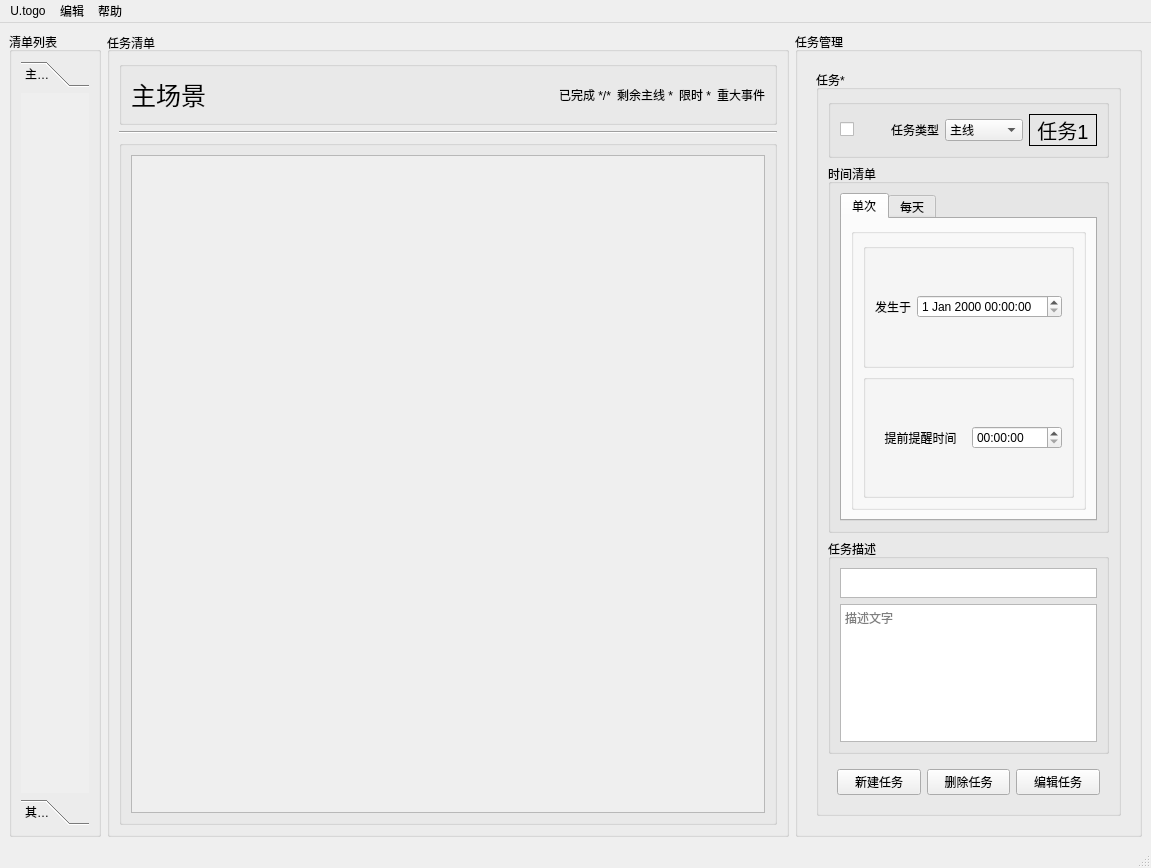
<?xml version="1.0" encoding="UTF-8"?>
<ui version="4.0">
 <class>MainWindow</class>
 <widget class="QMainWindow" name="MainWindow">
  <property name="geometry">
   <rect>
    <x>0</x>
    <y>0</y>
    <width>1151</width>
    <height>868</height>
   </rect>
  </property>
  <property name="windowTitle">
   <string>MainWindow</string>
  </property>
  <widget class="QWidget" name="centralwidget">
   <layout class="QHBoxLayout" name="horizontalLayout_4">
    <item>
     <widget class="QGroupBox" name="groupBoxActList">
      <property name="sizePolicy">
       <sizepolicy hsizetype="Maximum" vsizetype="Preferred">
        <horstretch>0</horstretch>
        <verstretch>0</verstretch>
       </sizepolicy>
      </property>
      <property name="maximumSize">
       <size>
        <width>400</width>
        <height>16777215</height>
       </size>
      </property>
      <property name="title">
       <string>清单列表</string>
      </property>
      <layout class="QHBoxLayout" name="horizontalLayout_2">
       <item>
        <widget class="QToolBox" name="toolBox">
         <property name="currentIndex">
          <number>0</number>
         </property>
         <widget class="QWidget" name="page">
          <property name="geometry">
           <rect>
            <x>0</x>
            <y>0</y>
            <width>68</width>
            <height>687</height>
           </rect>
          </property>
          <attribute name="label">
           <string>主场景</string>
          </attribute>
         </widget>
         <widget class="QWidget" name="page_2">
          <property name="geometry">
           <rect>
            <x>0</x>
            <y>0</y>
            <width>68</width>
            <height>687</height>
           </rect>
          </property>
          <attribute name="label">
           <string>其他位置</string>
          </attribute>
         </widget>
        </widget>
       </item>
      </layout>
     </widget>
    </item>
    <item>
     <widget class="QGroupBox" name="groupBoxMainScene">
      <property name="sizePolicy">
       <sizepolicy hsizetype="Expanding" vsizetype="Preferred">
        <horstretch>0</horstretch>
        <verstretch>0</verstretch>
       </sizepolicy>
      </property>
      <property name="minimumSize">
       <size>
        <width>0</width>
        <height>0</height>
       </size>
      </property>
      <property name="title">
       <string>任务清单</string>
      </property>
      <property name="alignment">
       <set>Qt::AlignLeading|Qt::AlignLeft|Qt::AlignVCenter</set>
      </property>
      <property name="flat">
       <bool>false</bool>
      </property>
      <property name="checkable">
       <bool>false</bool>
      </property>
      <layout class="QVBoxLayout" name="verticalLayout" stretch="0,0,0">
       <item>
        <widget class="QGroupBox" name="groupBox">
         <property name="maximumSize">
          <size>
           <width>16777215</width>
           <height>100</height>
          </size>
         </property>
         <property name="title">
          <string/>
         </property>
         <layout class="QHBoxLayout" name="horizontalLayout_3">
          <item>
           <widget class="QLabel" name="label_sceneName">
            <property name="sizePolicy">
             <sizepolicy hsizetype="Expanding" vsizetype="Preferred">
              <horstretch>0</horstretch>
              <verstretch>0</verstretch>
             </sizepolicy>
            </property>
            <property name="font">
             <font>
              <pointsize>19</pointsize>
             </font>
            </property>
            <property name="text">
             <string>主场景</string>
            </property>
            <property name="textFormat">
             <enum>Qt::AutoText</enum>
            </property>
           </widget>
          </item>
          <item>
           <widget class="QLabel" name="label_hasOwari">
            <property name="text">
             <string>已完成 */*</string>
            </property>
           </widget>
          </item>
          <item>
           <widget class="QLabel" name="label_nokorimainTask">
            <property name="text">
             <string>剩余主线 *</string>
            </property>
           </widget>
          </item>
          <item>
           <widget class="QLabel" name="label_nokoriLimitedTask">
            <property name="text">
             <string>限时 *</string>
            </property>
           </widget>
          </item>
          <item>
           <widget class="QLabel" name="label_nokoriImpTask">
            <property name="text">
             <string>重大事件</string>
            </property>
           </widget>
          </item>
         </layout>
        </widget>
       </item>
       <item>
        <widget class="Line" name="line">
         <property name="orientation">
          <enum>Qt::Horizontal</enum>
         </property>
        </widget>
       </item>
       <item>
        <widget class="QGroupBox" name="groupBox_2">
         <property name="title">
          <string/>
         </property>
         <layout class="QVBoxLayout" name="verticalLayout_11">
          <item>
           <widget class="QScrollArea" name="tasksViewScrollArea">
            <property name="widgetResizable">
             <bool>true</bool>
            </property>
            <property name="alignment">
             <set>Qt::AlignLeading|Qt::AlignLeft|Qt::AlignTop</set>
            </property>
            <widget class="QWidget" name="taskViewerWidgetContents">
             <property name="geometry">
              <rect>
               <x>0</x>
               <y>0</y>
               <width>610</width>
               <height>651</height>
              </rect>
             </property>
             <layout class="QHBoxLayout" name="horizontalLayout">
              <item>
               <layout class="QVBoxLayout" name="taskListVerticalLayout"/>
              </item>
             </layout>
            </widget>
           </widget>
          </item>
         </layout>
        </widget>
       </item>
      </layout>
     </widget>
    </item>
    <item>
     <widget class="QGroupBox" name="groupBox_29">
      <property name="sizePolicy">
       <sizepolicy hsizetype="Maximum" vsizetype="Preferred">
        <horstretch>0</horstretch>
        <verstretch>0</verstretch>
       </sizepolicy>
      </property>
      <property name="title">
       <string>任务管理</string>
      </property>
      <layout class="QVBoxLayout" name="verticalLayout_22">
       <item>
        <widget class="QStackedWidget" name="taskEditorStack">
         <property name="sizePolicy">
          <sizepolicy hsizetype="Preferred" vsizetype="Preferred">
           <horstretch>0</horstretch>
           <verstretch>0</verstretch>
          </sizepolicy>
         </property>
         <property name="maximumSize">
          <size>
           <width>114514</width>
           <height>16777215</height>
          </size>
         </property>
         <property name="currentIndex">
          <number>1</number>
         </property>
         <widget class="QWidget" name="addTaskPage">
          <layout class="QVBoxLayout" name="verticalLayout_12">
           <item>
            <widget class="QGroupBox" name="groupBox_3">
             <property name="sizePolicy">
              <sizepolicy hsizetype="Minimum" vsizetype="Preferred">
               <horstretch>0</horstretch>
               <verstretch>0</verstretch>
              </sizepolicy>
             </property>
             <property name="maximumSize">
              <size>
               <width>400</width>
               <height>16777215</height>
              </size>
             </property>
             <property name="title">
              <string>添加任务</string>
             </property>
             <layout class="QVBoxLayout" name="verticalLayout_2">
              <item>
               <widget class="QGroupBox" name="groupBox_4">
                <property name="title">
                 <string/>
                </property>
                <layout class="QHBoxLayout" name="horizontalLayout_5">
                 <item>
                  <widget class="QCheckBox" name="isDoneCheckBox">
                   <property name="maximumSize">
                    <size>
                     <width>25</width>
                     <height>16777215</height>
                    </size>
                   </property>
                   <property name="text">
                    <string/>
                   </property>
                   <property name="checked">
                    <bool>false</bool>
                   </property>
                  </widget>
                 </item>
                 <item>
                  <widget class="QLabel" name="label_7">
                   <property name="maximumSize">
                    <size>
                     <width>80</width>
                     <height>16777215</height>
                    </size>
                   </property>
                   <property name="text">
                    <string>任务类型</string>
                   </property>
                   <property name="alignment">
                    <set>Qt::AlignRight|Qt::AlignTrailing|Qt::AlignVCenter</set>
                   </property>
                  </widget>
                 </item>
                 <item>
                  <widget class="QComboBox" name="taskTypeComboBox">
                   <property name="maximumSize">
                    <size>
                     <width>100</width>
                     <height>16777215</height>
                    </size>
                   </property>
                   <item>
                    <property name="text">
                     <string>主线</string>
                    </property>
                   </item>
                   <item>
                    <property name="text">
                     <string>限时</string>
                    </property>
                   </item>
                   <item>
                    <property name="text">
                     <string>重大事件</string>
                    </property>
                   </item>
                  </widget>
                 </item>
                 <item>
                  <widget class="QLabel" name="label_6">
                   <property name="sizePolicy">
                    <sizepolicy hsizetype="Preferred" vsizetype="Preferred">
                     <horstretch>0</horstretch>
                     <verstretch>0</verstretch>
                    </sizepolicy>
                   </property>
                   <property name="font">
                    <font>
                     <pointsize>15</pointsize>
                    </font>
                   </property>
                   <property name="inputMethodHints">
                    <set>Qt::ImhNone</set>
                   </property>
                   <property name="frameShape">
                    <enum>QFrame::Panel</enum>
                   </property>
                   <property name="text">
                    <string>新任务</string>
                   </property>
                   <property name="alignment">
                    <set>Qt::AlignCenter</set>
                   </property>
                  </widget>
                 </item>
                </layout>
               </widget>
              </item>
              <item>
               <widget class="QGroupBox" name="groupBox_5">
                <property name="title">
                 <string>时间清单</string>
                </property>
                <layout class="QVBoxLayout" name="verticalLayout_18">
                 <item>
                  <widget class="QTabWidget" name="timetabWidget">
                   <property name="currentIndex">
                    <number>0</number>
                   </property>
                   <widget class="QWidget" name="tab_2">
                    <attribute name="title">
                     <string>单次</string>
                    </attribute>
                    <layout class="QVBoxLayout" name="verticalLayout_5">
                     <item>
                      <widget class="QGroupBox" name="groupBox_9">
                       <property name="title">
                        <string/>
                       </property>
                       <layout class="QVBoxLayout" name="verticalLayout_6">
                        <item>
                         <widget class="QGroupBox" name="groupBox_11">
                          <property name="title">
                           <string/>
                          </property>
                          <layout class="QHBoxLayout" name="horizontalLayout_10">
                           <item>
                            <widget class="QLabel" name="label_11">
                             <property name="text">
                              <string>发生于</string>
                             </property>
                             <property name="alignment">
                              <set>Qt::AlignCenter</set>
                             </property>
                            </widget>
                           </item>
                           <item>
                            <widget class="QDateTimeEdit" name="occurdateTimeEdit"/>
                           </item>
                          </layout>
                         </widget>
                        </item>
                        <item>
                         <widget class="QGroupBox" name="groupBox_10">
                          <property name="title">
                           <string/>
                          </property>
                          <property name="flat">
                           <bool>false</bool>
                          </property>
                          <property name="checkable">
                           <bool>false</bool>
                          </property>
                          <layout class="QHBoxLayout" name="horizontalLayout_7">
                           <item>
                            <widget class="QLabel" name="label_10">
                             <property name="text">
                              <string>提前提醒时间</string>
                             </property>
                             <property name="alignment">
                              <set>Qt::AlignCenter</set>
                             </property>
                            </widget>
                           </item>
                           <item>
                            <widget class="QTimeEdit" name="notftimeEdit"/>
                           </item>
                          </layout>
                         </widget>
                        </item>
                       </layout>
                      </widget>
                     </item>
                    </layout>
                   </widget>
                   <widget class="QWidget" name="tab_3">
                    <attribute name="title">
                     <string>每天</string>
                    </attribute>
                    <layout class="QVBoxLayout" name="verticalLayout_8">
                     <item>
                      <widget class="QGroupBox" name="groupBox_13">
                       <property name="title">
                        <string/>
                       </property>
                       <layout class="QVBoxLayout" name="verticalLayout_9">
                        <item>
                         <widget class="QGroupBox" name="groupBox_14">
                          <property name="title">
                           <string/>
                          </property>
                          <layout class="QHBoxLayout" name="horizontalLayout_11">
                           <item>
                            <widget class="QLabel" name="label_12">
                             <property name="sizePolicy">
                              <sizepolicy hsizetype="Maximum" vsizetype="Preferred">
                               <horstretch>0</horstretch>
                               <verstretch>0</verstretch>
                              </sizepolicy>
                             </property>
                             <property name="text">
                              <string>天</string>
                             </property>
                             <property name="alignment">
                              <set>Qt::AlignCenter</set>
                             </property>
                            </widget>
                           </item>
                           <item>
                            <widget class="QScrollArea" name="scrollArea">
                             <property name="sizePolicy">
                              <sizepolicy hsizetype="Preferred" vsizetype="Expanding">
                               <horstretch>0</horstretch>
                               <verstretch>0</verstretch>
                              </sizepolicy>
                             </property>
                             <property name="horizontalScrollBarPolicy">
                              <enum>Qt::ScrollBarAlwaysOff</enum>
                             </property>
                             <property name="widgetResizable">
                              <bool>true</bool>
                             </property>
                             <widget class="QWidget" name="scrollAreaWidgetContents">
                              <property name="geometry">
                               <rect>
                                <x>0</x>
                                <y>0</y>
                                <width>88</width>
                                <height>236</height>
                               </rect>
                              </property>
                              <layout class="QVBoxLayout" name="verticalLayout_4">
                               <item>
                                <widget class="QCheckBox" name="mon">
                                 <property name="text">
                                  <string>星期一</string>
                                 </property>
                                </widget>
                               </item>
                               <item>
                                <widget class="QCheckBox" name="tue">
                                 <property name="text">
                                  <string>星期二</string>
                                 </property>
                                </widget>
                               </item>
                               <item>
                                <widget class="QCheckBox" name="wed">
                                 <property name="text">
                                  <string>星期三</string>
                                 </property>
                                </widget>
                               </item>
                               <item>
                                <widget class="QCheckBox" name="thu">
                                 <property name="text">
                                  <string>星期四</string>
                                 </property>
                                </widget>
                               </item>
                               <item>
                                <widget class="QCheckBox" name="fri">
                                 <property name="text">
                                  <string>星期五</string>
                                 </property>
                                </widget>
                               </item>
                               <item>
                                <widget class="QCheckBox" name="sat">
                                 <property name="text">
                                  <string>星期六</string>
                                 </property>
                                </widget>
                               </item>
                               <item>
                                <widget class="QCheckBox" name="sun">
                                 <property name="text">
                                  <string>星期日</string>
                                 </property>
                                </widget>
                               </item>
                              </layout>
                             </widget>
                            </widget>
                           </item>
                          </layout>
                         </widget>
                        </item>
                        <item>
                         <widget class="QGroupBox" name="groupBox_15">
                          <property name="title">
                           <string/>
                          </property>
                          <layout class="QHBoxLayout" name="horizontalLayout_12">
                           <item>
                            <widget class="QLabel" name="label_13">
                             <property name="text">
                              <string>时间</string>
                             </property>
                             <property name="alignment">
                              <set>Qt::AlignCenter</set>
                             </property>
                            </widget>
                           </item>
                           <item>
                            <widget class="QTimeEdit" name="mainichitimeEdit"/>
                           </item>
                          </layout>
                         </widget>
                        </item>
                       </layout>
                      </widget>
                     </item>
                    </layout>
                   </widget>
                  </widget>
                 </item>
                </layout>
               </widget>
              </item>
              <item>
               <widget class="QGroupBox" name="groupBox_6">
                <property name="title">
                 <string>任务描述</string>
                </property>
                <layout class="QVBoxLayout" name="verticalLayout_10">
                 <item>
                  <widget class="QPlainTextEdit" name="taskNamePlainTextEdit">
                   <property name="maximumSize">
                    <size>
                     <width>16777215</width>
                     <height>30</height>
                    </size>
                   </property>
                   <property name="inputMethodHints">
                    <set>Qt::ImhNone</set>
                   </property>
                   <property name="verticalScrollBarPolicy">
                    <enum>Qt::ScrollBarAlwaysOff</enum>
                   </property>
                   <property name="horizontalScrollBarPolicy">
                    <enum>Qt::ScrollBarAlwaysOff</enum>
                   </property>
                   <property name="sizeAdjustPolicy">
                    <enum>QAbstractScrollArea::AdjustToContents</enum>
                   </property>
                   <property name="plainText">
                    <string/>
                   </property>
                   <property name="placeholderText">
                    <string>任务名称</string>
                   </property>
                  </widget>
                 </item>
                 <item>
                  <widget class="QTextEdit" name="taskDesTextEdit">
                   <property name="readOnly">
                    <bool>false</bool>
                   </property>
                   <property name="markdown">
                    <string/>
                   </property>
                   <property name="html">
                    <string>&lt;!DOCTYPE HTML PUBLIC &quot;-//W3C//DTD HTML 4.0//EN&quot; &quot;http://www.w3.org/TR/REC-html40/strict.dtd&quot;&gt;
&lt;html&gt;&lt;head&gt;&lt;meta name=&quot;qrichtext&quot; content=&quot;1&quot; /&gt;&lt;meta charset=&quot;utf-8&quot; /&gt;&lt;style type=&quot;text/css&quot;&gt;
p, li { white-space: pre-wrap; }
hr { height: 1px; border-width: 0; }
li.unchecked::marker { content: &quot;\2610&quot;; }
li.checked::marker { content: &quot;\2612&quot;; }
&lt;/style&gt;&lt;/head&gt;&lt;body style=&quot; font-family:'霞鹜文楷'; font-size:11pt; font-weight:400; font-style:normal;&quot;&gt;
&lt;p style=&quot;-qt-paragraph-type:empty; margin-top:0px; margin-bottom:0px; margin-left:0px; margin-right:0px; -qt-block-indent:0; text-indent:0px; font-family:'SimSun'; font-size:9pt;&quot;&gt;&lt;br /&gt;&lt;/p&gt;&lt;/body&gt;&lt;/html&gt;</string>
                   </property>
                   <property name="placeholderText">
                    <string>描述文字</string>
                   </property>
                  </widget>
                 </item>
                </layout>
               </widget>
              </item>
              <item>
               <widget class="QWidget" name="widget_2" native="true">
                <layout class="QHBoxLayout" name="horizontalLayout_21">
                 <item>
                  <widget class="QPushButton" name="confirmButton">
                   <property name="text">
                    <string>写入新任务</string>
                   </property>
                  </widget>
                 </item>
                 <item>
                  <widget class="QPushButton" name="backToEditButton">
                   <property name="text">
                    <string>任务管理</string>
                   </property>
                  </widget>
                 </item>
                </layout>
               </widget>
              </item>
             </layout>
            </widget>
           </item>
          </layout>
         </widget>
         <widget class="QWidget" name="editTaskPage">
          <layout class="QHBoxLayout" name="horizontalLayout_19">
           <item>
            <widget class="QGroupBox" name="groupBox_16">
             <property name="sizePolicy">
              <sizepolicy hsizetype="Minimum" vsizetype="Preferred">
               <horstretch>0</horstretch>
               <verstretch>0</verstretch>
              </sizepolicy>
             </property>
             <property name="maximumSize">
              <size>
               <width>114514</width>
               <height>16777215</height>
              </size>
             </property>
             <property name="title">
              <string>任务*</string>
             </property>
             <layout class="QVBoxLayout" name="verticalLayout_13">
              <item>
               <widget class="QGroupBox" name="groupBox_17">
                <property name="title">
                 <string/>
                </property>
                <layout class="QHBoxLayout" name="horizontalLayout_6">
                 <item>
                  <widget class="QCheckBox" name="isDoneCheckBox_edit">
                   <property name="maximumSize">
                    <size>
                     <width>25</width>
                     <height>16777215</height>
                    </size>
                   </property>
                   <property name="text">
                    <string/>
                   </property>
                   <property name="checked">
                    <bool>false</bool>
                   </property>
                  </widget>
                 </item>
                 <item>
                  <widget class="QLabel" name="label_14">
                   <property name="maximumSize">
                    <size>
                     <width>80</width>
                     <height>16777215</height>
                    </size>
                   </property>
                   <property name="text">
                    <string>任务类型</string>
                   </property>
                   <property name="alignment">
                    <set>Qt::AlignRight|Qt::AlignTrailing|Qt::AlignVCenter</set>
                   </property>
                  </widget>
                 </item>
                 <item>
                  <widget class="QComboBox" name="taskTypeComboBox_edit">
                   <property name="maximumSize">
                    <size>
                     <width>100</width>
                     <height>16777215</height>
                    </size>
                   </property>
                   <item>
                    <property name="text">
                     <string>主线</string>
                    </property>
                   </item>
                   <item>
                    <property name="text">
                     <string>限时</string>
                    </property>
                   </item>
                   <item>
                    <property name="text">
                     <string>重大事件</string>
                    </property>
                   </item>
                  </widget>
                 </item>
                 <item>
                  <widget class="QLabel" name="tasknamelabel">
                   <property name="font">
                    <font>
                     <pointsize>15</pointsize>
                    </font>
                   </property>
                   <property name="frameShape">
                    <enum>QFrame::Panel</enum>
                   </property>
                   <property name="text">
                    <string>任务1</string>
                   </property>
                   <property name="alignment">
                    <set>Qt::AlignCenter</set>
                   </property>
                  </widget>
                 </item>
                </layout>
               </widget>
              </item>
              <item>
               <widget class="QGroupBox" name="groupBox_18">
                <property name="title">
                 <string>时间清单</string>
                </property>
                <layout class="QVBoxLayout" name="verticalLayout_3">
                 <item>
                  <widget class="QTabWidget" name="timetabWidget_edit">
                   <property name="currentIndex">
                    <number>0</number>
                   </property>
                   <widget class="QWidget" name="tab_4">
                    <attribute name="title">
                     <string>单次</string>
                    </attribute>
                    <layout class="QVBoxLayout" name="verticalLayout_7">
                     <item>
                      <widget class="QGroupBox" name="groupBox_12">
                       <property name="title">
                        <string/>
                       </property>
                       <layout class="QVBoxLayout" name="verticalLayout_14">
                        <item>
                         <widget class="QGroupBox" name="groupBox_19">
                          <property name="title">
                           <string/>
                          </property>
                          <layout class="QHBoxLayout" name="horizontalLayout_13">
                           <item>
                            <widget class="QLabel" name="label_15">
                             <property name="text">
                              <string>发生于</string>
                             </property>
                             <property name="alignment">
                              <set>Qt::AlignCenter</set>
                             </property>
                            </widget>
                           </item>
                           <item>
                            <widget class="QDateTimeEdit" name="occurdateTimeEdit_edit"/>
                           </item>
                          </layout>
                         </widget>
                        </item>
                        <item>
                         <widget class="QGroupBox" name="groupBox_20">
                          <property name="title">
                           <string/>
                          </property>
                          <property name="flat">
                           <bool>false</bool>
                          </property>
                          <property name="checkable">
                           <bool>false</bool>
                          </property>
                          <layout class="QHBoxLayout" name="horizontalLayout_8">
                           <item>
                            <widget class="QLabel" name="label_16">
                             <property name="text">
                              <string>提前提醒时间</string>
                             </property>
                             <property name="alignment">
                              <set>Qt::AlignCenter</set>
                             </property>
                            </widget>
                           </item>
                           <item>
                            <widget class="QTimeEdit" name="notftimeEdit_edit_2"/>
                           </item>
                          </layout>
                         </widget>
                        </item>
                       </layout>
                      </widget>
                     </item>
                    </layout>
                   </widget>
                   <widget class="QWidget" name="tab_5">
                    <attribute name="title">
                     <string>每天</string>
                    </attribute>
                    <layout class="QVBoxLayout" name="verticalLayout_15">
                     <item>
                      <widget class="QGroupBox" name="groupBox_21">
                       <property name="title">
                        <string/>
                       </property>
                       <layout class="QVBoxLayout" name="verticalLayout_16">
                        <item>
                         <widget class="QGroupBox" name="groupBox_22">
                          <property name="title">
                           <string/>
                          </property>
                          <layout class="QHBoxLayout" name="horizontalLayout_14">
                           <item>
                            <widget class="QLabel" name="label_17">
                             <property name="sizePolicy">
                              <sizepolicy hsizetype="Maximum" vsizetype="Preferred">
                               <horstretch>0</horstretch>
                               <verstretch>0</verstretch>
                              </sizepolicy>
                             </property>
                             <property name="text">
                              <string>天</string>
                             </property>
                             <property name="alignment">
                              <set>Qt::AlignCenter</set>
                             </property>
                            </widget>
                           </item>
                           <item>
                            <widget class="QScrollArea" name="scrollArea_2">
                             <property name="sizePolicy">
                              <sizepolicy hsizetype="Minimum" vsizetype="Expanding">
                               <horstretch>0</horstretch>
                               <verstretch>0</verstretch>
                              </sizepolicy>
                             </property>
                             <property name="horizontalScrollBarPolicy">
                              <enum>Qt::ScrollBarAlwaysOff</enum>
                             </property>
                             <property name="widgetResizable">
                              <bool>true</bool>
                             </property>
                             <widget class="QWidget" name="scrollAreaWidgetContents_2">
                              <property name="geometry">
                               <rect>
                                <x>0</x>
                                <y>0</y>
                                <width>172</width>
                                <height>236</height>
                               </rect>
                              </property>
                              <property name="sizePolicy">
                               <sizepolicy hsizetype="Minimum" vsizetype="Preferred">
                                <horstretch>0</horstretch>
                                <verstretch>0</verstretch>
                               </sizepolicy>
                              </property>
                              <layout class="QVBoxLayout" name="verticalLayout_17">
                               <item>
                                <widget class="QCheckBox" name="mon_e">
                                 <property name="text">
                                  <string>星期一</string>
                                 </property>
                                </widget>
                               </item>
                               <item>
                                <widget class="QCheckBox" name="tue_e">
                                 <property name="text">
                                  <string>星期二</string>
                                 </property>
                                </widget>
                               </item>
                               <item>
                                <widget class="QCheckBox" name="wed_e">
                                 <property name="text">
                                  <string>星期三</string>
                                 </property>
                                </widget>
                               </item>
                               <item>
                                <widget class="QCheckBox" name="thu_e">
                                 <property name="text">
                                  <string>星期四</string>
                                 </property>
                                </widget>
                               </item>
                               <item>
                                <widget class="QCheckBox" name="fri_e">
                                 <property name="text">
                                  <string>星期五</string>
                                 </property>
                                </widget>
                               </item>
                               <item>
                                <widget class="QCheckBox" name="sat_e">
                                 <property name="text">
                                  <string>星期六</string>
                                 </property>
                                </widget>
                               </item>
                               <item>
                                <widget class="QCheckBox" name="sun_e">
                                 <property name="text">
                                  <string>星期日</string>
                                 </property>
                                </widget>
                               </item>
                              </layout>
                             </widget>
                            </widget>
                           </item>
                          </layout>
                         </widget>
                        </item>
                        <item>
                         <widget class="QGroupBox" name="groupBox_23">
                          <property name="title">
                           <string/>
                          </property>
                          <layout class="QHBoxLayout" name="horizontalLayout_15">
                           <item>
                            <widget class="QLabel" name="lblTip_TIME">
                             <property name="text">
                              <string>时间</string>
                             </property>
                             <property name="alignment">
                              <set>Qt::AlignCenter</set>
                             </property>
                            </widget>
                           </item>
                           <item>
                            <widget class="QTimeEdit" name="mainichitimeEdit_edit"/>
                           </item>
                          </layout>
                         </widget>
                        </item>
                       </layout>
                      </widget>
                     </item>
                    </layout>
                   </widget>
                  </widget>
                 </item>
                </layout>
               </widget>
              </item>
              <item>
               <widget class="QGroupBox" name="groupBox_28">
                <property name="title">
                 <string>任务描述</string>
                </property>
                <layout class="QVBoxLayout" name="verticalLayout_21">
                 <item>
                  <widget class="QPlainTextEdit" name="taskNamePlainTextEdit_edit">
                   <property name="maximumSize">
                    <size>
                     <width>16777215</width>
                     <height>30</height>
                    </size>
                   </property>
                   <property name="inputMethodHints">
                    <set>Qt::ImhNone</set>
                   </property>
                   <property name="verticalScrollBarPolicy">
                    <enum>Qt::ScrollBarAlwaysOff</enum>
                   </property>
                   <property name="horizontalScrollBarPolicy">
                    <enum>Qt::ScrollBarAlwaysOff</enum>
                   </property>
                   <property name="sizeAdjustPolicy">
                    <enum>QAbstractScrollArea::AdjustToContents</enum>
                   </property>
                   <property name="plainText">
                    <string/>
                   </property>
                   <property name="placeholderText">
                    <string>任务名称</string>
                   </property>
                  </widget>
                 </item>
                 <item>
                  <widget class="QTextEdit" name="taskDesTextEdit_edit">
                   <property name="readOnly">
                    <bool>false</bool>
                   </property>
                   <property name="markdown">
                    <string/>
                   </property>
                   <property name="html">
                    <string>&lt;!DOCTYPE HTML PUBLIC &quot;-//W3C//DTD HTML 4.0//EN&quot; &quot;http://www.w3.org/TR/REC-html40/strict.dtd&quot;&gt;
&lt;html&gt;&lt;head&gt;&lt;meta name=&quot;qrichtext&quot; content=&quot;1&quot; /&gt;&lt;meta charset=&quot;utf-8&quot; /&gt;&lt;style type=&quot;text/css&quot;&gt;
p, li { white-space: pre-wrap; }
hr { height: 1px; border-width: 0; }
li.unchecked::marker { content: &quot;\2610&quot;; }
li.checked::marker { content: &quot;\2612&quot;; }
&lt;/style&gt;&lt;/head&gt;&lt;body style=&quot; font-family:'霞鹜文楷'; font-size:11pt; font-weight:400; font-style:normal;&quot;&gt;
&lt;p style=&quot;-qt-paragraph-type:empty; margin-top:0px; margin-bottom:0px; margin-left:0px; margin-right:0px; -qt-block-indent:0; text-indent:0px; font-family:'SimSun'; font-size:9pt;&quot;&gt;&lt;br /&gt;&lt;/p&gt;&lt;/body&gt;&lt;/html&gt;</string>
                   </property>
                   <property name="placeholderText">
                    <string>描述文字</string>
                   </property>
                  </widget>
                 </item>
                </layout>
               </widget>
              </item>
              <item>
               <widget class="QWidget" name="widget" native="true">
                <layout class="QHBoxLayout" name="horizontalLayout_20">
                 <item>
                  <widget class="QPushButton" name="addBtn">
                   <property name="text">
                    <string>新建任务</string>
                   </property>
                  </widget>
                 </item>
                 <item>
                  <widget class="QPushButton" name="delBtn">
                   <property name="text">
                    <string>删除任务</string>
                   </property>
                  </widget>
                 </item>
                 <item>
                  <widget class="QPushButton" name="editBtn">
                   <property name="text">
                    <string>编辑任务</string>
                   </property>
                  </widget>
                 </item>
                </layout>
               </widget>
              </item>
             </layout>
            </widget>
           </item>
          </layout>
         </widget>
        </widget>
       </item>
      </layout>
     </widget>
    </item>
   </layout>
  </widget>
  <widget class="QMenuBar" name="menubar">
   <property name="geometry">
    <rect>
     <x>0</x>
     <y>0</y>
     <width>1151</width>
     <height>25</height>
    </rect>
   </property>
   <widget class="QMenu" name="menuUtoGo">
    <property name="title">
     <string>U.togo</string>
    </property>
    <addaction name="actCloseWindow"/>
    <addaction name="actMainExit"/>
   </widget>
   <widget class="QMenu" name="menuEdit">
    <property name="title">
     <string>编辑</string>
    </property>
   </widget>
   <widget class="QMenu" name="menuHelp">
    <property name="title">
     <string>帮助</string>
    </property>
    <addaction name="actAboutUtoGo"/>
   </widget>
   <addaction name="menuUtoGo"/>
   <addaction name="menuEdit"/>
   <addaction name="menuHelp"/>
  </widget>
  <widget class="QStatusBar" name="statusbar"/>
  <action name="actCloseWindow">
   <property name="text">
    <string>关闭窗口</string>
   </property>
   <property name="shortcut">
    <string>Ctrl+W</string>
   </property>
  </action>
  <action name="actAboutUtoGo">
   <property name="icon">
    <iconset theme="help-about"/>
   </property>
   <property name="text">
    <string>关于U.toGo...</string>
   </property>
  </action>
  <action name="actMainExit">
   <property name="icon">
    <iconset theme="application-exit"/>
   </property>
   <property name="text">
    <string>退出应用</string>
   </property>
   <property name="shortcut">
    <string>Ctrl+Q</string>
   </property>
  </action>
 </widget>
 <resources/>
 <connections/>
</ui>
